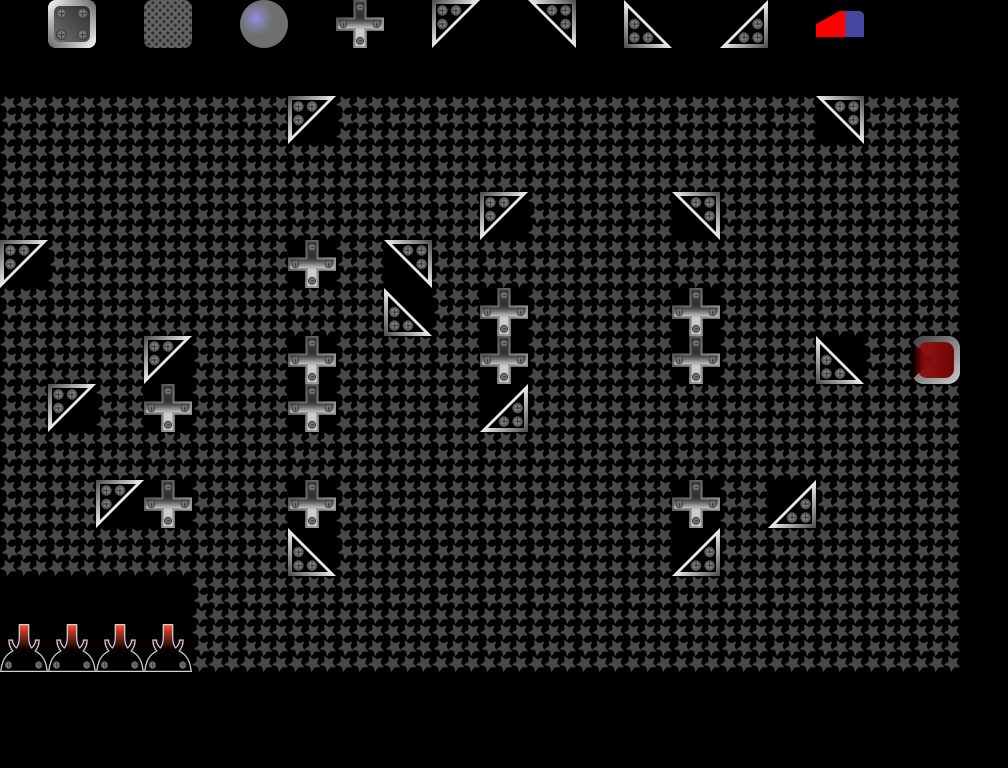

Rendered tile map (Tiled .tmx) drawn with the repository's tilesets; below, a short description and the full map source, tile grids included:
An orthogonal 21x16 tile map with 48x48 px tiles, 2 tile layers (Blocks, Info), 1 hidden layer not drawn, 1 image layer.

<map version="1.10" tiledversion="1.10.2" orientation="orthogonal" renderorder="right-down" width="21" height="16" tilewidth="48" tileheight="48" infinite="0" nextlayerid="10" nextobjectid="2">
 <editorsettings>
  <export target="../../public/assets/levels/level-14.json" format="json" />
 </editorsettings>
 <tileset firstgid="1" name="tileset" tilewidth="48" tileheight="48" tilecount="18" columns="18">
  <image source="../../public/assets/tileset.png" width="864" height="48" />
  <tile id="0" type="BlockingBlock" />
  <tile id="1" type="Cross" />
  <tile id="2" type="BallMirror" />
  <tile id="3" type="BottomLeftMirror" />
  <tile id="4" type="BottomRightMirror" />
  <tile id="5" type="TopLeftMirror" />
  <tile id="6" type="TopRightMirror" />
  <tile id="7" type="TimedBlock" />
  <tile id="8" type="LaserStartDown" />
  <tile id="9" type="LaserStartLeft" />
  <tile id="10" type="LaserStartRight" />
  <tile id="11" type="LaserStartUp" />
  <tile id="12" type="TargetUp" />
  <tile id="13" type="TargetRight" />
  <tile id="14" type="TargetDown" />
  <tile id="15" type="TargetLeft" />
  <tile id="16" type="ForbiddenBlock" />
  <tile id="17" type="Eraser" />
 </tileset>
 <imagelayer id="9" name="bg" locked="1" opacity="0.5" offsetx="-1.34366" offsety="95.2359">
  <image source="../black.png" width="960" height="576" />
 </imagelayer>
 <layer id="2" name="Blocks" width="21" height="16">
  <data encoding="csv">
0,0,0,0,0,0,0,0,0,0,0,0,0,0,0,0,0,0,0,0,0,
0,0,0,0,0,0,0,0,0,0,0,0,0,0,0,0,0,0,0,0,0,
17,17,17,17,17,17,5,17,17,17,17,17,17,17,17,17,17,4,17,17,0,
17,17,17,17,17,17,17,17,17,17,17,17,17,17,17,17,17,17,17,17,0,
17,17,17,17,17,17,17,17,17,17,5,17,17,17,4,17,17,17,17,17,0,
5,17,17,17,17,17,2,17,4,17,17,17,17,17,17,17,17,17,17,17,0,
17,17,17,17,17,17,17,17,7,17,2,17,17,17,2,17,17,17,17,17,0,
17,17,17,5,17,17,2,17,17,17,2,17,17,17,2,17,17,7,17,16,0,
17,5,17,2,17,17,2,17,17,17,6,17,17,17,17,17,17,17,17,17,0,
17,17,17,17,17,17,17,17,17,17,17,17,17,17,17,17,17,17,17,17,0,
17,17,5,2,17,17,2,17,17,17,17,17,17,17,2,17,6,17,17,17,0,
17,17,17,17,17,17,7,17,17,17,17,17,17,17,6,17,17,17,17,17,0,
0,0,0,0,17,17,17,17,17,17,17,17,17,17,17,17,17,17,17,17,0,
12,12,12,12,17,17,17,17,17,17,17,17,17,17,17,17,17,17,17,17,0,
0,0,0,0,0,0,0,0,0,0,0,0,0,0,0,0,0,0,0,0,0,
0,0,0,0,0,0,0,0,0,0,0,0,0,0,0,0,0,0,0,0,0
</data>
 </layer>
 <layer id="5" name="Info" width="21" height="16" locked="1">
  <properties>
   <property name="BallMirror" type="int" value="0" />
   <property name="BlockingBlock" type="int" value="1" />
   <property name="BottomLeftMirror" type="int" value="0" />
   <property name="BottomRightMirror" type="int" value="0" />
   <property name="Cross" type="int" value="0" />
   <property name="LevelName" value="Right Blocker" />
   <property name="MaxItems" type="int" value="1" />
   <property name="TimedBlock" type="int" value="0" />
   <property name="TopLeftMirror" type="int" value="0" />
   <property name="TopRightMirror" type="int" value="0" />
  </properties>
  <data encoding="csv">
0,1,0,8,0,3,0,2,0,5,0,4,0,7,0,6,0,18,0,0,0,
0,0,0,0,0,0,0,0,0,0,0,0,0,0,0,0,0,0,0,0,0,
0,0,0,0,0,0,0,0,0,0,0,0,0,0,0,0,0,0,0,0,0,
0,0,0,0,0,0,0,0,0,0,0,0,0,0,0,0,0,0,0,0,0,
0,0,0,0,0,0,0,0,0,0,0,0,0,0,0,0,0,0,0,0,0,
0,0,0,0,0,0,0,0,0,0,0,0,0,0,0,0,0,0,0,0,0,
0,0,0,0,0,0,0,0,0,0,0,0,0,0,0,0,0,0,0,0,0,
0,0,0,0,0,0,0,0,0,0,0,0,0,0,0,0,0,0,0,0,0,
0,0,0,0,0,0,0,0,0,0,0,0,0,0,0,0,0,0,0,0,0,
0,0,0,0,0,0,0,0,0,0,0,0,0,0,0,0,0,0,0,0,0,
0,0,0,0,0,0,0,0,0,0,0,0,0,0,0,0,0,0,0,0,0,
0,0,0,0,0,0,0,0,0,0,0,0,0,0,0,0,0,0,0,0,0,
0,0,0,0,0,0,0,0,0,0,0,0,0,0,0,0,0,0,0,0,0,
0,0,0,0,0,0,0,0,0,0,0,0,0,0,0,0,0,0,0,0,0,
0,0,0,0,0,0,0,0,0,0,0,0,0,0,0,0,0,0,0,0,0,
0,0,0,0,0,0,0,0,0,0,0,0,0,0,0,0,0,0,0,0,0
</data>
 </layer>
 <layer id="7" name="SelectionArea" width="21" height="16" visible="0" locked="1">
  <data encoding="csv">
0,0,0,0,0,0,0,0,0,0,0,0,0,0,0,0,0,0,0,0,0,
0,0,0,0,0,0,0,0,0,0,0,0,0,0,0,0,0,0,0,0,0,
8,8,8,8,8,8,8,8,8,8,8,8,8,8,8,8,8,8,8,8,8,
8,8,8,8,8,8,8,8,8,8,8,8,8,8,8,8,8,8,8,8,8,
8,8,8,8,8,8,8,8,8,8,8,8,8,8,8,8,8,8,8,8,8,
8,8,8,8,8,8,8,8,8,8,8,8,8,8,8,8,8,8,8,8,8,
8,8,8,8,8,8,8,8,8,8,8,8,8,8,8,8,8,8,8,8,8,
8,8,8,8,8,8,8,8,8,8,8,8,8,8,8,8,8,8,8,8,8,
8,8,8,8,8,8,8,8,8,8,8,8,8,8,8,8,8,8,8,8,8,
8,8,8,8,8,8,8,8,8,8,8,8,8,8,8,8,8,8,8,8,8,
8,8,8,8,8,8,8,8,8,8,8,8,8,8,8,8,8,8,8,8,8,
8,8,8,8,8,8,8,8,8,8,8,8,8,8,8,8,8,8,8,8,8,
8,8,8,8,8,8,8,8,8,8,8,8,8,8,8,8,8,8,8,8,8,
8,8,8,8,8,8,8,8,8,8,8,8,8,8,8,8,8,8,8,8,8,
0,0,0,0,0,0,0,0,0,0,0,0,0,0,0,0,0,0,0,0,0,
0,0,0,0,0,0,0,0,0,0,0,0,0,0,0,0,0,0,0,0,0
</data>
 </layer>
</map>
